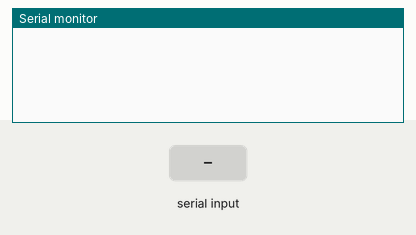
Simulated run of this sketch. Board: Arduino Uno, built with avr-gcc and run on an emulated ATmega328P. Shown: the last lines printed to the serial monitor. The test bench sets the inputs (shaded band). The local clock reads 2024-03-15 10:24:30 at power-on unless the sketch sets it.

Above: at 6.0 s.
6.1 s: "getpos\n" received over Serial
At 6.7 s:
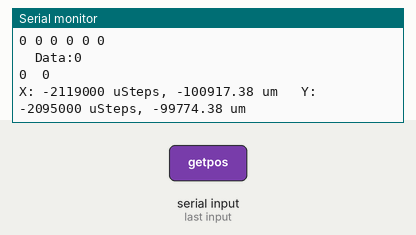
7.6 s: "gettime\n" received over Serial
At 8.3 s:
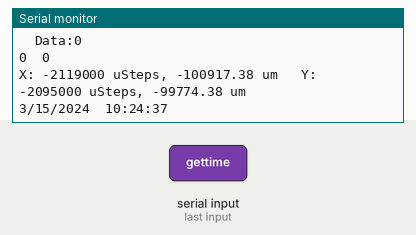
9.1 s: "getcoords\n" received over Serial
At 10.5 s:
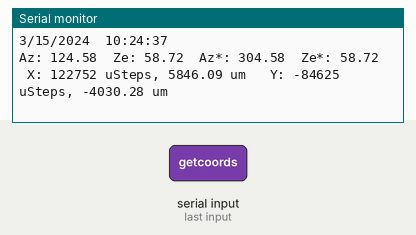

Measured:
- after the input at 6.1 s, the serial monitor: prints a new line at once (image 1)
- after the input at 7.6 s, the serial monitor: prints a new line at once (image 2)
- after the input at 9.1 s, the serial monitor: prints a new line at once (image 3)

The sketch:

feedforward_test_alt.ino
```cpp
/*   CPV Feed-forward tracking - Outdoor test sketch
 *    Using Zaber Binary protocol
 *    Using new lens data
 *
 *   Michael Lipski
 *   AOPL
 *   Summer 2016
 *
 *   Feed-forward tracking for CPV test setup.  Reads data from GPS unit, calculates position of the sun, and converts solar position to mm
 *   displacement along X and Y of the Zaber linear stages.
 */

#include <zaberx.h>

#include "RTClib.h"

#include <Sun_position_algorithms.h>
#include <translate.h>

#include <SoftwareSerial.h>

#include <Wire.h>

//#include <Adafruit_RGBLCDShield.h>
//#include <utility/Adafruit_MCP23017.h>

///////////////////////// OPEN-LOOP TRACKING VARIABLES /////////////////////////////////////////

// Enter array tilt and heading //
double heading = 180 * (PI/180);
double tilt = 0 * (PI/180);

// NREL solar position calculation variables
sunpos SunPos;
polar coord; // zenith and azimuth in a struct
polar coordP;
vector cart;
vector cartP;

int offsetUTC = 4;  // number of hours local time is behind UTC

char daysOfTheWeek[7][12] = {"Sunday", "Monday", "Tuesday", "Wednesday", "Thursday", "Friday", "Saturday"};

// Period of feedback iterations
const int interval = 5000;

unsigned long previousMillis = 0;
unsigned long currentMillis = 0;

/*
// Variables involved in finding the panel pitch from 3-axis accelerometer readings
const byte interrupt1 = 2;     // Uno can support external interrupts on pins 2 and 3
volatile boolean setPitch = false;   // boolean for setting panel tilt by reading accelerometer data; off by default
int averaging = 100;

// Acceleration components from 3-axis accelerometer
double accelX;
double accelY;
double accelZ;
*/

//////////////////////// ZABER STAGE VARIABLES ///////////////////////////////////////////////////////////
byte command[6];
byte reply[6];

long replyData;

double radius;
double zaber[2] = {0, 0};   // [x,y] for the stages (in mm)

const unsigned long offsetX = 2119000;    //tracking the starting and current absolute positions of the stages
const unsigned long offsetY = 2095000;

unsigned long posX = 0;
unsigned long posY = 0;

long delX;
long delY;

float posXum = 0;
float posYum = 0;

int axisX = 1;
int axisY = 2;

// Define common command numbers
int homer = 1;      // home the stage
int renumber = 2;   // renumber all devices in the chain
int moveAbs = 20;   // move absolute
int moveRel = 21;   // move relative
int stopMove = 23;  // Stop
int speedSet = 42;    // Speed to target = 0.00219727(V) degrees/sec (assuming 64 microstep resolution)
int getPos = 60;      // Query the device for its position
int storePos = 16;    // Position can be stored in registers 0 to 15
int returnPos = 17;   // returns the value (in microsteps) of the position stored in the indicated register
int move2Pos = 18;    // move to the position stored in the indicated register
int reset = 0;        // akin to toggling device power

String serialComm;

///////////////////////////// PIN DECLARATIONS ///////////////////////////////////////////////////////

// GPS uses software serial by default, with RX = pin 2 and TX = pin 3.  Mega 2560 does not support
// software serial RX on pin 2, so add a jumper wire from pin 2 on GPS shield to RX pin used

const int RXPin = 2;   // GPS pins
const int TXPin = 3;

const int rsRX = 4;    // RS-232 shield pins
const int rsTX = 5;

//////////////////////////// OBJECT DECLARATIONS /////////////////////////////////////////////////

RTC_DS1307 rtc;

// Adafruit RGB LCD Shield
//Adafruit_RGBLCDShield lcd = Adafruit_RGBLCDShield();

//Create an object for the 6DOF IMU
//LSM303C imu;

// Create a software serial port to communicate with the Zaber stages
SoftwareSerial rs232(rsRX, rsTX);

////////////////////////////// CODE ///////////////////////////////////////////////////////////////

void setup()
{
  // Start the Arduino hardware serial port at 9600 baud
  Serial.begin(57600);

  if (! rtc.begin())
  {
    Serial.println("Couldn't find RTC");
    while (1);
  }

  // Enable external interrupt on pin specified by interrupt1 in order to find panel pitch
  //pinMode(interrupt1, INPUT_PULLUP);
  //attachInterrupt(digitalPinToInterrupt(interrupt1), findPitch, FALLING);

  // Begin communication with LCD
  //lcd.begin(16, 2);     // (columns, rows)
  //lcd.setBacklight(0x5);

  // Sets the stages to use binary protocol
  rs232.begin(115200);
  delay(1000);
  rs232.println("/tools setcomm 9600 1");
  delay(500);
  Serial.println(rs232.readStringUntil('\n'));
  delay(100);
  rs232.end();
  delay(200);

  // Start software serial connection with Zaber stages
  rs232.begin(9600);
  delay(2000);
  //replyData = sendCommand(0, 42, 34402);       // Set speed to 1 mm/s
}

void loop()
{
  DateTime now = rtc.now();

 // Grab data from GPS for algorithm variables
      SunPos.UT = offsetUTC + now.hour() + double(now.minute())/60.0 + double(now.second())/3600.0; // UT in hours [decimal]
      SunPos.Day = now.day(); // day [integer]
      SunPos.Month = now.month(); // month [integer]
      SunPos.Year = now.year(); // year [integer]
      SunPos.Dt = 96.4 + 0.567*double(now.year()-2061); // Terrestial time - UT
      SunPos.Longitude = -77.8647 * (2*PI/360.0); // State College Longitude and Latitude [radians]
      SunPos.Latitude = 40.7946 * (2*PI/360.0);
      SunPos.Pressure = 1.0; // Pressure [atm]
      //SunPos.Temperature = imu.readTempC(); // Temperature [C], pulled from LSM303C 6DOF sensor
      SunPos.Temperature = 20.0;

      SunPos.Algorithm5();

      coord.ze = SunPos.Zenith;
      coord.az = SunPos.Azimuth + PI;

      //  Finding solar coordinates w.r.t. panel normal
      cart = sph2rect(coord);

      cartP.x = (cos(heading) * cart.x) + (sin(heading) * cos(tilt) * cart.y) + (sin(heading) * sin(tilt) * cart.z);
      cartP.y = (-1)*(sin(heading) * cart.x) + (cos(heading) * cos(tilt) * cart.y) + (cos(heading) * sin(tilt) * cart.z);
      cartP.z = (cos(tilt) * cart.z) - (sin(tilt) * cart.y);

      coordP = rect2sph(cartP);

      if(coordP.az < 0)
      {
        coordP.az += (2*PI);
      }
      else if(coordP.az > (2*PI))
      {
        coordP.az -= (2*PI);
      }

      //  Determining zaber stage coordinates
      if((coordP.ze < 90) && (coordP.ze > 0))
      {
        radius = interp(sin(coordP.ze));
        zaber[0] = (-1) * radius * sin(coordP.az);
        zaber[1] = (-1) * radius * cos(coordP.az);
      }

      /*
      lcd.clear();
      lcd.setCursor(0, 0);
      lcd.print(gps.date.month());
      lcd.print('/');
      lcd.print(gps.date.day());
      lcd.print('/');
      lcd.print(gps.date.year());
      lcd.print(' ');
      lcd.print(gps.time.hour());
      lcd.print(':');
      lcd.print(gps.time.minute());
      lcd.setCursor(0, 1);
      lcd.print(gps.location.lat());
      lcd.setCursor(8, 1);
      lcd.print(gps.location.lng());
      */

      // Serial commands
      if(Serial.available() > 0)
      {
        serialComm = Serial.readStringUntil('\n');
        if(serialComm == "getpos")
        {
          posX = sendCommand(axisX, getPos, 0);
          delX = posX - offsetX;
          posXum = delX * umResolution;

          posY = sendCommand(axisY, getPos, 0);
          delY = posY - offsetY;
          posYum = delY * umResolution;

          Serial.print(posX);
          Serial.print('\t');
          Serial.println(posY);

          Serial.print("X: ");
          Serial.print(delX);
          Serial.print(" uSteps, ");
          Serial.print (posXum);
          Serial.print(" um \tY: ");
          Serial.print(delY);
          Serial.print(" uSteps, ");
          Serial.print(posYum);
          Serial.println(" um");
        }
        else if(serialComm == "gettime")
        {
          Serial.print(now.month());
          Serial.print('/');
          Serial.print(now.day());
          Serial.print('/');
          Serial.print(now.year());
          Serial.print('\t');
          Serial.print(now.hour());
          Serial.print(':');
          Serial.print(now.minute());
          Serial.print(':');
          Serial.println(now.second());
        }
        else if(serialComm == "getcoords")
        {
          Serial.print("Az: ");
          Serial.print(coord.az * 180/PI);
          Serial.print("\tZe: ");
          Serial.print(coord.ze * 180/PI);
          Serial.print("\tAz*: ");
          Serial.print(coordP.az * 180/PI);
          Serial.print("\tZe*: ");
          Serial.print(coordP.ze * 180/PI);
          Serial.print("\tX: ");
          Serial.print(mm(zaber[0]));
          Serial.print(" uSteps, ");
          Serial.print(zaber[0] * 1000);
          Serial.print(" um \tY: ");
          Serial.print(mm(zaber[1]));
          Serial.print(" uSteps, ");
          Serial.print(zaber[1] * 1000);
          Serial.println(" um");
        }
        else if(serialComm == "goto")
        {
          replyData = sendCommand(axisX, moveAbs, mm(zaber[0]) + offsetX);
          replyData = sendCommand(axisY, moveAbs, mm(zaber[1]) + offsetY);
        }
        else if(serialComm = "origin")
        {
          replyData = sendCommand(axisX, moveAbs, offsetX);
          replyData = sendCommand(axisY, moveAbs, offsetY);
        }
      }
}

long sendCommand(int device, int com, long data)
{
   unsigned long data2;
   unsigned long temp;
   unsigned long repData;
   long replyNeg;
   float replyFloat;
   byte dumper[1];

   // Building the six command bytes
   command[0] = byte(device);
   command[1] = byte(com);
   if(data < 0)
   {
     data2 = data + quad;
   }
   else
   {
     data2 = data;
   }
   temp = data2 / cubed;
   command[5] = byte(temp);
   data2 -= (cubed * temp);
   temp = data2 / squared;
   command[4] = byte(temp);
   data2 -= (squared * temp);
   temp = data2 / 256;
   command[3] = byte(temp);
   data2 -= (256 * data2);
   command[2] = byte(data2);

   // Clearing serial buffer
   while(rs232.available() > 0)
   {
     rs232.readBytes(dumper, 1);
   }

   // Sending command to stage(s)
   rs232.write(command, 6);

   delay(20);

   // Reading device reply
   if(rs232.available() > 0)
   {
     rs232.readBytes(reply, 6);
   }

   replyFloat = (cubed * float(reply[5])) + (squared * float(reply[4])) + (256 * float(reply[3])) + float(reply[2]);
   repData = long(replyFloat);

   if(reply[5] > 127)
   {
     replyNeg = repData - quad;
   }

   // Printing full reply bytes as well as reply data in decimal
   Serial.print(reply[0]);
   Serial.print(' ');
   Serial.print(reply[1]);
   Serial.print(' ');
   Serial.print(reply[2]);
   Serial.print(' ');
   Serial.print(reply[3]);
   Serial.print(' ');
   Serial.print(reply[4]);
   Serial.print(' ');
   Serial.println(reply[5]);
   Serial.print("\tData:");
   if(reply[5] > 127)
   {
     Serial.println(replyNeg);
     return replyNeg;
   }
   else
   {
     Serial.println(repData);
     return repData;
   }
}
```
